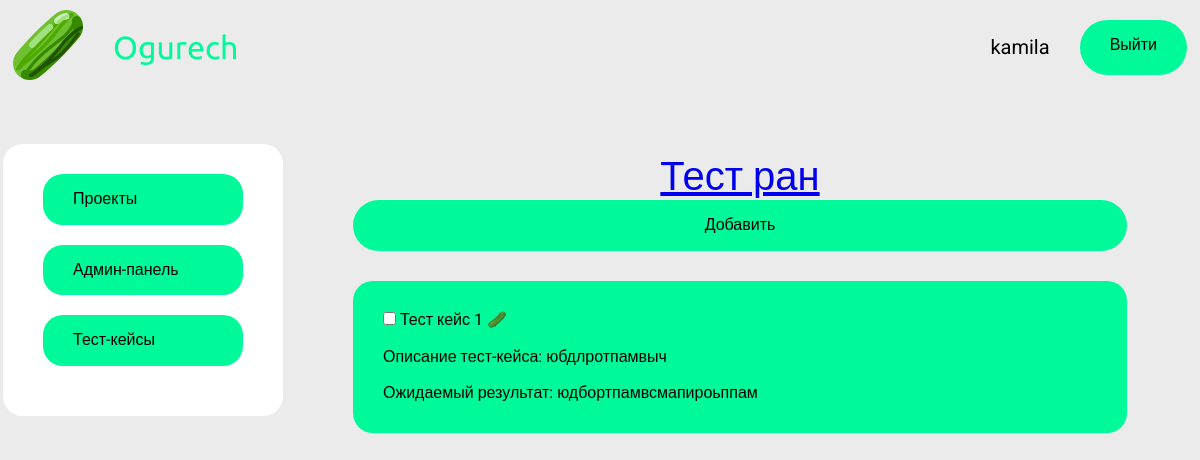
/test/releases/10/2/test_cases (signed in), run on an earlier commit of the app's database.
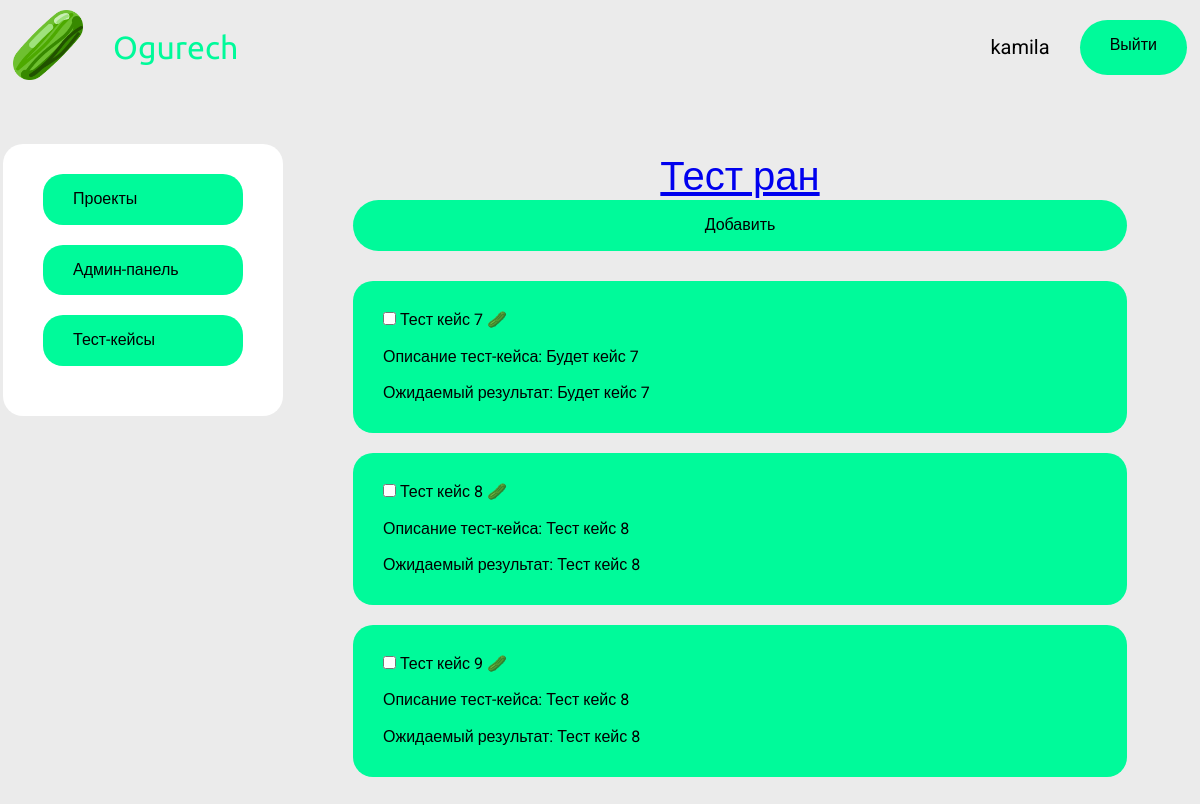
And on a later commit of the database.
### service/models.py (models this page shows)
class TestCase(models.Model):
    description = models.TextField()
    expectedResult = models.CharField(max_length=200)

### service/views.py (the view)
    def wrapper(*args, **kwargs) -> HttpResponse:
        request, data = func(*args, **kwargs)
        if not data['ok']:
            return render(request, ERROR.get_html(), context=data)
        return render(request, f'{data["template"]}.html', data)

### service/pages.py (called while the page is built)
    def get_full_name(self):
        return f'service/{self.name}'

### service/repository.py (called while the page is built)
    @staticmethod
    def find_test_cases():
        return TestCase.objects.all()

    @staticmethod
    def find_test_run_by_id(testrun_id):
        try:
            return TestRun.objects.get(id=testrun_id)
        except TestRun.DoesNotExist:
            raise FileNotFoundError

### service/service.py (called while the page is built)
    @staticmethod
    def find_test_cases():
        return list(DB.find_test_cases().values())

    @staticmethod
    def get_test_run_by_id(testrun_id):
        return DB.find_test_run_by_id(testrun_id)

    @staticmethod
    def find_test_cases_not_included_in_test_run(testrun_id):
        test_run_cases = list(ProjectService.get_test_run_by_id(testrun_id=testrun_id).testCase.all())
        test_run_map = {test_run_cases[i].id: test_run_cases[i] for i in range(0, len(test_run_cases))}
        test_cases = ProjectService.find_test_cases()
        result_test_cases = []
        for test_case in test_cases:
            if test_case['id'] not in test_run_map:
                result_test_cases.append(test_case)
        return result_test_cases

### service/templates/service/add_test_case_to_test_run.html (shortened to what this page needs)
{% extends 'base.html' %}
{% block main %}
    <main class="main container">
        <div class="wrapper">
            {% include 'include/side-menu.html' %}
            <section class="testruns content-section">
                <span class="title">
                    <a href="{% url 'open_test_run' release_id=release_id testrun_id=testrun_id %}">
                        Тест ран {{ test_run.id }}
                    </a>
                </span>
                <div class="btns">
                    <button class="modal-button" type="submit" onclick="AddToTestRun()">Добавить</button>
                </div>
                <div class="content">
                    {% for test_case in test_cases %}
                        <div class="card">
                            <div class="card-title">
                                <input type="checkbox" class="checkbox-row" id="testcase_select" name="testcase" value="{{ test_case.id }}">
                                <label for="testcase" class="card-name">Тест кейс {{ test_case.id }}</label>
                                <span class="result-emoji">🥒</span>
                                <br><br>
                                <span class="card-content-title">Описание тест-кейса:</span>
                                <span class="card-content-info">{{ test_case.description }}</span>
                                <br><br>
                                <span class="result">Ожидаемый результат: {{ test_case.expectedResult }}</span>
                            </div>
                        </div>
                    {% endfor %}
                </div>
            </section>
          </div>
    </main>
{% endblock %}

What changed in the data, as far as the page shows it:
no longer on this page (row unchanged): TestCase: id "1", description "юбдлротпамвыч", expectedResult "юдбортпамвсмапироьппам"
added TestCase: id "7", description "Будет кейс 7", expectedResult "Будет кейс 7"
added TestCase: id "8", description "Тест кейс 8", expectedResult "Тест кейс 8"
added TestCase: id "9", description "Тест кейс 8", expectedResult "Тест кейс 8"
